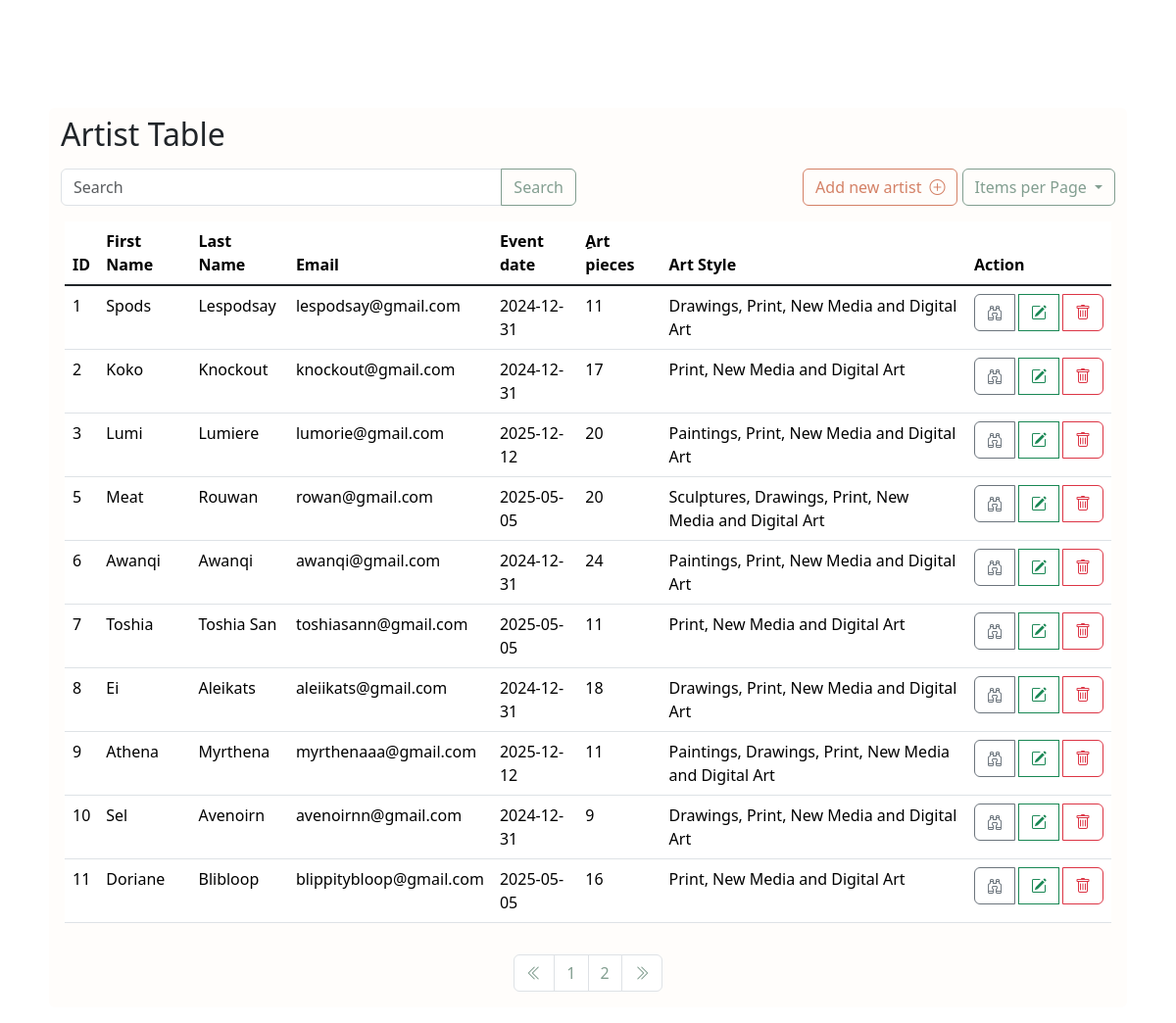
The page /CRUD/artist/artistTable.php (signed in) on the database its author committed.
### tables this page shows
CREATE TABLE IF NOT EXISTS `artists` (
  `id` int NOT NULL AUTO_INCREMENT,
  `firstName` varchar(80) NOT NULL,
  `lastName` varchar(80) NOT NULL,
  `email` varchar(100) NOT NULL,
  `dateOfShow` date NOT NULL,
  `artPieces` int NOT NULL,
  `allArtStyles` varchar(200) NOT NULL,
  PRIMARY KEY (`id`)
);

### CRUD/artist/artistTable.php (the view, shortened to what this page needs)
<?php
require_once("../../DBInitialisation/config.php");
$limit = isset($_GET['limit']) ? $_GET['limit'] : 10;
$page = isset($_GET['page']) ? $_GET['page'] : 1;
$offset = ($page - 1) * $limit;
if (isset($_POST["submit"]) && !empty($_POST["search"])) {
    $search = mysqli_real_escape_string($link, $_POST["search"]);
    $sql = "SELECT * FROM artists WHERE id LIKE '%$search%' OR firstName LIKE '%$search%' OR lastName LIKE '%$search%' OR email LIKE '%$search%' OR dateOfShow LIKE '%$search%' OR artPieces LIKE '%$search%' OR allArtStyles LIKE '%$search%'";
} else {
    $sql = "SELECT * FROM artists LIMIT $offset, $limit";
}
$result = mysqli_query($link, $sql);
if ($result) {
    $artists = $result->fetch_all(MYSQLI_ASSOC);
} else {
    echo "Error: " . mysqli_error($link);
}
$total_records_query = "SELECT COUNT(*) as count FROM artists";
$total_records_result = mysqli_query($link, $total_records_query);
$total_records = mysqli_fetch_assoc($total_records_result)['count'];
$pages = ceil($total_records / $limit);
$previous = ($page > 1) ? $page - 1 : 1;
$next = ($page < $pages) ? $page + 1 : $pages;
?>
<!DOCTYPE html>
<html lang="en">
<head>
    <link href="https://cdn.jsdelivr.net/npm/bootstrap@5.3.2/dist/css/bootstrap.min.css" rel="stylesheet" />
    <link rel="stylesheet" href="https://cdn.jsdelivr.net/npm/bootstrap-icons@1.11.2/font/bootstrap-icons.min.css" />
    <link rel="stylesheet" type="text/css" href="../../style/style.css" />
</head>
<body>
    <header>
        <nav class="navbar navbar-expand-lg navbar-dark fs-5">
            <div class="container">
                <a class="navbar-brand fs-4">Art Gallery</a>
                <div class="collapse navbar-collapse" id="navbarNav">
                    <ul class="navbar-nav">
                        <li class="nav-item">
                            <a class="nav-link" href="../../authentication/landingPage.php">Home</a>
                        </li>
                        <li class="nav-item">
                            <a class="nav-link active" href="artistTable.php">Artists</a>
                        </li>
                        <li class="nav-item">
                            <a class="nav-link" href="../guest/guestTable.php">Guests</a>
                        </li>
                        <li class="nav-item">
                            <form action="<?php echo $_SERVER["PHP_SELF"]; ?>" method="post">
                                <input class="nav-link" type="submit" name="employeeTable" value="Employees">
                            </form>
                        </li>
                    </ul>
                    <ul class="navbar-nav ms-auto">
                        <li class="nav-item">
                            <a class="nav-link" href="../employee/employeeProfile.php">Your Profile</a>
                        </li>
                        <li class="nav-item">
                            <a class="nav-link" href="../../authentication/login.php">Log Out</a>
                        </li>
                    </ul>
                </div>
            </div>
        </nav>
    </header>
    <main>
        <div class="container mt-5 mb-3">
            <div class="row mx-2 rounded-top-2">
                <h2 class="mb-3 mt-2">Artist Table</h2>
                <div class="col">
                    <form action="<?php echo $_SERVER['PHP_SELF']; ?>" method="post">
                        <div class="input-group mb-3">
                            <input type="text" class="form-control" placeholder="Search" name="search"/>
                            <button class="btn btn-outline-color-secondary" type="submit" name="submit">
                                Search
                            </button>
                        </div>
                    </form>
                </div>
                <div class="col text-end">
                    <a href="newArtist.php" class="btn btn-outline-color  mb-1 mb-lg-0">Add new artist<i class="bi bi-plus-circle ms-2"></i></a>
                    <div class="btn-group">
                        <button type="button" class="btn btn-outline-color-secondary dropdown-toggle" data-bs-toggle="dropdown" aria-expanded="false">
                            Items per Page
                        </button>
                    </div>
                </div>
            </div>
            <div class="row mx-2 px-3 table-responsive">
                <table class="table table-hover" id="example">
                    <thead>
                        <tr>
                            <th scope="col">ID</th>
                            <th scope="col">First Name</th>
                            <th scope="col">Last Name</th>
                            <th scope="col">Email</th>
                            <th scope="col">Event date</th>
                            <th scope="col">ِArt pieces</th>
                            <th scope="col">Art Style</th>
                            <th scope="col">Action</th>
                        </tr>
                    </thead>
                    <tbody class="table-group-divider">
                        <?php
                        foreach ($artists as $artist) {
                        ?>
                            <tr>
                                <td><?= $artist['id'] ?></td>
                                <td><?= $artist['firstName'] ?></td>
                                <td><?= $artist['lastName'] ?></td>
                                <td><?= $artist['email'] ?></td>
                                <td><?= $artist['dateOfShow'] ?></td>
                                <td><?= $artist['artPieces'] ?></td>
                                <td><?= $artist['allArtStyles'] ?></td>
                                <td>
                                    <div class="btn-group gap-1">
                                        <a href="readArtist.php?id=<?= $artist['id'] ?>" class="btn btn-outline-secondary"><i class="bi bi-binoculars"></i></a>
                                        <a href="updateArtist.php?id=<?= $artist['id'] ?>" class="btn btn-outline-success"><i class="bi bi-pencil-square"></i></a>
                                        <a class="btn btn-outline-danger deletebtn"><i class="bi bi-trash"></i></a>
                                    </div>
                                </td>
                            </tr>
                        <?php
                        }
                        ?>
                    </tbody>
                </table>
            </div>
            <div class="row mx-2 pt-3 rounded-bottom-2">
                <nav class="d-flex justify-content-center">
                    <ul class="pagination">
                        <li class="page-item">
                            <a class="page-link" href="artistTable.php?page=<?= $previous ?>"><i class="bi bi-chevron-double-left"></i></a>
                        </li>
                        <?php for ($i = 1; $i <= $pages; $i++) : ?>
                            <li class="page-item"><a class="page-link" href="artistTable.php?page=<?= $i ?>"><?= $i ?></a></li>
                        <?php endfor; ?>
                        <li class="page-item">
                            <a class="page-link" href="artistTable.php?page=<?= $next ?>"><i class="bi bi-chevron-double-right"></i></a>
                        </li>
                    </ul>
                </nav>
            </div>
        </div>
    </main>
</body>
</html>

### style/style.css (style rules this page uses)
body { margin: 0; padding: 0; background: no-repeat center fixed; background-size: cover; }
.row { background-color: #fffdfb; }
.btn-outline-color { border-color: #d48166; color: #d48166; }
.btn-outline-color-secondary { border-color: #829e90; color: #829e90; }

### CRUD/artist/artistTable.php (style rules this page uses)
.page-link { color: #829e90; }
body { background: url('https://images.pexels.com/photos/4253267/pexels-photo-4253267.jpeg?auto=compress&cs=tinysrgb&w=1260&h=750&dpr=2'); }

### rows shown on the page
artists: id "1", firstName "Spods", lastName "Lespodsay", email "lespodsay@gmail.com", dateOfShow "2024-12-31", artPieces "11", allArtStyles "Drawings, Print, New Media and Digital Art"
artists: id "2", firstName "Koko", lastName "Knockout", email "knockout@gmail.com", dateOfShow "2024-12-31", artPieces "17", allArtStyles "Print, New Media and Digital Art"
artists: id "3", firstName "Lumi", lastName "Lumiere", email "lumorie@gmail.com", dateOfShow "2025-12-12", artPieces "20", allArtStyles "Paintings, Print, New Media and Digital Art"
artists: id "5", firstName "Meat", lastName "Rouwan", email "rowan@gmail.com", dateOfShow "2025-05-05", artPieces "20", allArtStyles "Sculptures, Drawings, Print, New Media and Digital Art"
artists: id "6", firstName "Awanqi", lastName "Awanqi", email "awanqi@gmail.com", dateOfShow "2024-12-31", artPieces "24", allArtStyles "Paintings, Print, New Media and Digital Art"
artists: id "7", firstName "Toshia", lastName "Toshia San", email "toshiasann@gmail.com", dateOfShow "2025-05-05", artPieces "11", allArtStyles "Print, New Media and Digital Art"
artists: id "8", firstName "Ei", lastName "Aleikats", email "aleiikats@gmail.com", dateOfShow "2024-12-31", artPieces "18", allArtStyles "Drawings, Print, New Media and Digital Art"
artists: id "9", firstName "Athena", lastName "Myrthena", email "myrthenaaa@gmail.com", dateOfShow "2025-12-12", artPieces "11", allArtStyles "Paintings, Drawings, Print, New Media and Digital Art"
artists: id "10", firstName "Sel", lastName "Avenoirn", email "avenoirnn@gmail.com", dateOfShow "2024-12-31", artPieces "9", allArtStyles "Drawings, Print, New Media and Digital Art"
artists: id "11", firstName "Doriane", lastName "Blibloop", email "blippitybloop@gmail.com", dateOfShow "2025-05-05", artPieces "16", allArtStyles "Print, New Media and Digital Art"
